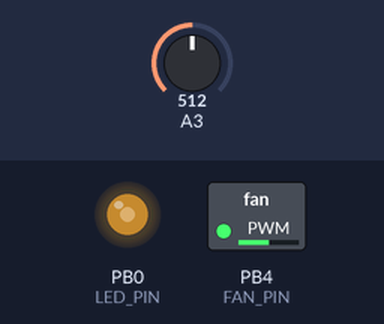
Bench run of a sketch on a simulated ATtiny85, built with avr-gcc and run on an emulated ATtiny85. On the bench: switched loads named in the sketch (green lamp = pin HIGH), output pins drawn as LEDs (lit = HIGH). The inputs (shaded band) are chosen by the test bench; at power-on: A3 = 512.

Above: at 1.2 s.
1.3 s: A3 set to 716
At 2.2 s:
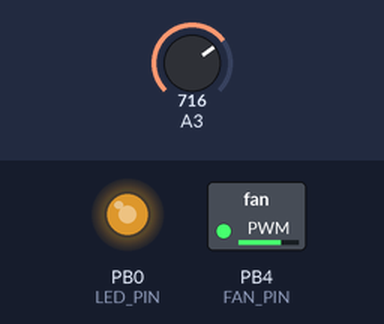
2.8 s: A3 set to 900
At 3.5 s:
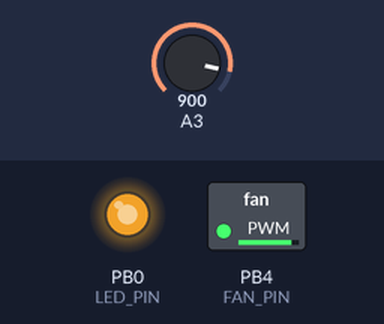
4.3 s: A3 set to 122
At 4.8 s:
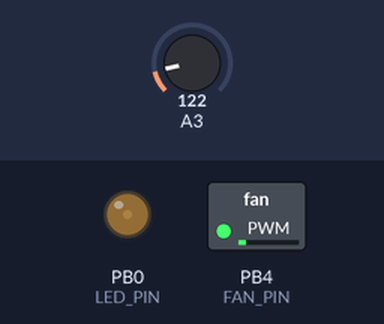
5.8 s: A3 set to 0
At 6.1 s:
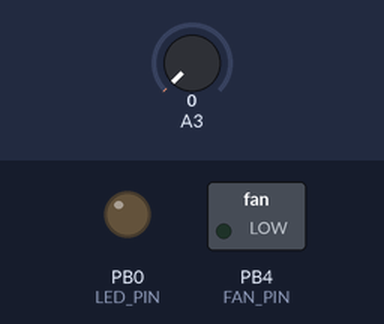
Timing chart, 0 to 8.3 s (numbered marks = the images above; inputs shaded):
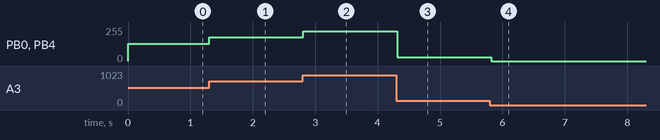

Measured:
- after the input at 1.3 s, PB0 (LED_PIN), PB4 (FAN_PIN): 128/255 → 179/255 at once
- after the input at 2.8 s, PB0 (LED_PIN), PB4 (FAN_PIN): 179/255 → 225/255 at once
- after the input at 4.3 s, PB0 (LED_PIN), PB4 (FAN_PIN): 225/255 → 30/255 at once
- after the input at 5.8 s, PB0 (LED_PIN), PB4 (FAN_PIN): 30/255 → 0/255 at once

The sketch:

FanController.ino
```cpp
// Fan pin - drives MOSFET using PWM
const int FAN_PIN = 4;	//PB4 (Pin 3)

// Potentiometer input pin
const int POT_PIN = 3;	//PB3 (Pin 2)

// LED output pin
const int LED_PIN = 0;	//PB0 (Pin 5)

// Minimum duty cycle that will turn on the fan
const int FAN_MIN_DUTY = 4;

void setup()
{
	pinMode(FAN_PIN, OUTPUT);
	pinMode(LED_PIN, OUTPUT);

	analogWrite(FAN_PIN, 0);
	analogWrite(LED_PIN, 0);

	// Set PWM rate as high as possible
	TCCR1 = TCCR1 & 0b11110000 | 0x01;
	//TCCR0B = TCCR0B & 0b11111000 | 0x01;
}


void loop()
{
	int potReading = analogRead(POT_PIN);

	// Convert 10-bit pot reading into a 8-bit integer
	int fanDuty = potReading/4;

	// Write the PWM level to the LED
	analogWrite(LED_PIN, fanDuty);


	// Don't run the fan below the minimum switch-on level
	if(fanDuty < FAN_MIN_DUTY){
		fanDuty = 0;
	}


	// Write the PWM level to the MOSFET
	analogWrite(FAN_PIN, fanDuty);

	delay(50);

}
```
